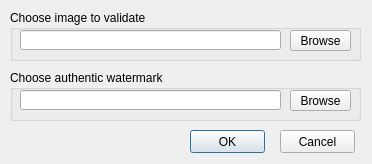
<?xml version="1.0" encoding="UTF-8"?>
<ui version="4.0">
 <class>validation</class>
 <widget class="QDialog" name="validation">
  <property name="geometry">
   <rect>
    <x>0</x>
    <y>0</y>
    <width>372</width>
    <height>164</height>
   </rect>
  </property>
  <property name="windowTitle">
   <string>Dialog</string>
  </property>
  <widget class="QGroupBox" name="chooseMark">
   <property name="geometry">
    <rect>
     <x>10</x>
     <y>70</y>
     <width>351</width>
     <height>51</height>
    </rect>
   </property>
   <property name="title">
    <string>Choose authentic watermark</string>
   </property>
   <widget class="QLineEdit" name="pathMark_2">
    <property name="enabled">
     <bool>true</bool>
    </property>
    <property name="geometry">
     <rect>
      <x>10</x>
      <y>20</y>
      <width>261</width>
      <height>20</height>
     </rect>
    </property>
    <property name="readOnly">
     <bool>true</bool>
    </property>
   </widget>
   <widget class="QToolButton" name="browseMark_2">
    <property name="geometry">
     <rect>
      <x>280</x>
      <y>20</y>
      <width>61</width>
      <height>21</height>
     </rect>
    </property>
    <property name="text">
     <string>Browse</string>
    </property>
   </widget>
  </widget>
  <widget class="QGroupBox" name="chooseImg">
   <property name="geometry">
    <rect>
     <x>10</x>
     <y>10</y>
     <width>351</width>
     <height>51</height>
    </rect>
   </property>
   <property name="title">
    <string>Choose image to validate</string>
   </property>
   <widget class="QToolButton" name="browseImage_2">
    <property name="geometry">
     <rect>
      <x>280</x>
      <y>20</y>
      <width>61</width>
      <height>21</height>
     </rect>
    </property>
    <property name="text">
     <string>Browse</string>
    </property>
   </widget>
   <widget class="QLineEdit" name="pathImage_2">
    <property name="enabled">
     <bool>true</bool>
    </property>
    <property name="geometry">
     <rect>
      <x>10</x>
      <y>20</y>
      <width>261</width>
      <height>20</height>
     </rect>
    </property>
    <property name="readOnly">
     <bool>true</bool>
    </property>
   </widget>
  </widget>
  <widget class="QPushButton" name="ok">
   <property name="geometry">
    <rect>
     <x>190</x>
     <y>130</y>
     <width>75</width>
     <height>23</height>
    </rect>
   </property>
   <property name="text">
    <string>OK</string>
   </property>
  </widget>
  <widget class="QPushButton" name="cancel">
   <property name="geometry">
    <rect>
     <x>280</x>
     <y>130</y>
     <width>75</width>
     <height>23</height>
    </rect>
   </property>
   <property name="text">
    <string>Cancel</string>
   </property>
  </widget>
 </widget>
 <resources/>
 <connections/>
</ui>
